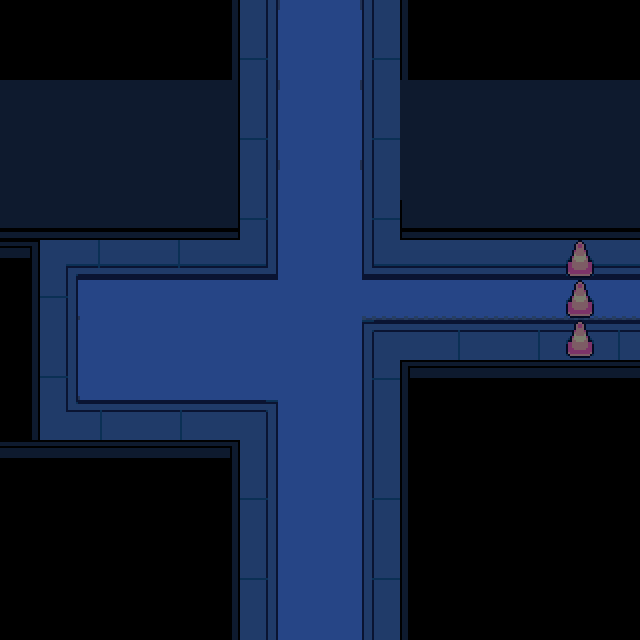

A level layout from a 2D game, rendered from its tile map. Below: a short description, then the map file with its tile-grid data intact:
An orthogonal 16x16 tile map with 40x40 px tiles, 3 tile layers (Tile Layer 1, Tile Layer 2, Tile Layer 3), 2 tilesets and 24 objects (4x transition, 2x interactable, spawn, entry_2, entry_1, ...).

<map version="1.9" tiledversion="1.9.0" orientation="orthogonal" renderorder="right-down" width="16" height="16" tilewidth="40" tileheight="40" infinite="0" nextlayerid="8" nextobjectid="24">
 <editorsettings>
  <export target="city_entry.lua" format="lua" />
 </editorsettings>
 <properties>
  <property name="border" value="city" />
  <property name="music" value="mementos/mementos" />
 </properties>
 <tileset firstgid="1" source="../tilesets/city_alleyway.tsx" />
 <tileset firstgid="316" source="../tilesets/street_edges.tsx" />
 <layer id="1" name="Tile Layer 1" width="16" height="16">
  <data encoding="csv">
260,260,260,260,260,261,51,128,128,55,259,260,260,260,260,260,
260,260,260,260,260,261,66,128,128,70,259,260,260,260,260,260,
290,290,290,290,290,291,51,128,128,55,275,275,275,275,275,275,
275,275,275,275,275,276,66,128,128,70,275,275,275,275,275,275,
290,290,290,290,290,291,51,128,128,55,275,275,275,275,275,275,
305,305,305,305,305,306,66,128,128,70,304,305,305,305,305,305,
246,36,37,38,37,38,96,128,128,100,101,101,101,101,101,101,
261,137,128,128,128,128,128,128,128,145,147,148,147,148,147,148,
261,122,128,128,128,128,128,157,159,160,162,163,162,163,162,163,
261,137,128,128,128,128,128,172,174,190,244,245,245,245,245,245,
261,152,154,155,154,155,156,187,189,175,259,260,260,260,260,260,
245,245,245,245,245,246,171,202,159,175,259,260,260,260,260,260,
260,260,260,260,260,261,186,172,174,190,259,260,260,260,260,260,
260,260,260,260,260,261,201,187,189,175,259,260,260,260,260,260,
260,260,260,260,260,261,186,202,204,190,259,260,260,260,260,260,
260,260,260,260,260,261,201,203,203,205,259,260,260,260,260,260
</data>
 </layer>
 <layer id="2" name="Tile Layer 2" width="16" height="16">
  <data encoding="csv">
0,0,0,0,0,0,0,0,0,0,0,0,0,0,0,0,
0,0,0,0,0,0,0,0,0,0,0,0,0,0,0,0,
0,0,0,0,0,0,0,0,0,0,0,0,0,0,0,0,
0,0,0,0,0,0,0,0,0,0,0,0,0,0,0,0,
0,0,0,0,0,0,0,0,0,0,0,0,0,0,0,0,
0,0,0,0,0,0,0,0,0,0,0,0,0,0,0,0,
0,0,0,0,0,0,0,0,0,0,0,0,0,0,0,0,
0,0,0,0,0,0,0,0,0,0,0,0,0,0,0,0,
0,0,0,0,0,0,0,0,0,0,0,0,0,0,0,0,
0,0,0,0,0,0,0,0,0,0,0,0,0,0,0,0,
0,0,0,0,0,0,0,0,0,0,0,0,0,0,0,0,
0,0,0,0,0,0,0,0,0,0,0,0,0,0,0,0,
0,0,0,0,0,0,0,0,0,0,0,0,0,0,0,0,
0,0,0,0,0,0,0,0,0,0,0,0,0,0,0,0,
0,0,0,0,0,0,0,0,0,0,0,0,0,0,0,0,
0,0,0,0,0,0,0,0,0,0,0,0,0,0,0,0
</data>
 </layer>
 <objectgroup id="3" name="Objects_2">
  <object id="1" gid="229" x="180" y="331" width="40" height="40" />
  <object id="2" gid="229" x="43" y="432" width="40" height="40" />
 </objectgroup>
 <layer id="4" name="Tile Layer 3" width="16" height="16">
  <data encoding="csv">
0,0,0,0,0,0,0,0,0,0,0,0,0,0,0,0,
0,0,0,0,0,0,0,0,0,0,0,0,0,0,0,0,
0,0,0,0,0,0,0,0,0,0,0,0,0,0,0,0,
0,0,0,0,0,0,0,0,0,0,0,0,0,0,0,0,
0,0,0,0,0,0,0,0,0,0,0,0,0,0,0,0,
0,0,0,0,0,0,0,0,0,0,0,0,0,0,0,0,
0,0,0,0,0,0,0,0,0,0,0,0,0,0,229,0,
0,0,0,0,0,0,0,0,0,0,0,0,0,0,229,0,
0,0,0,0,0,0,0,0,0,0,0,0,0,0,229,0,
0,0,0,0,0,0,0,0,0,0,0,0,0,0,0,0,
0,0,0,0,0,0,0,0,0,0,0,0,0,0,0,0,
0,0,0,0,0,0,0,0,0,0,0,0,0,0,0,0,
0,0,0,0,0,0,0,0,0,0,0,0,0,0,0,0,
0,0,0,0,0,0,0,0,0,0,0,0,0,0,0,0,
0,0,0,0,0,0,0,0,0,0,0,0,0,0,0,0,
0,0,0,0,0,0,0,0,0,0,0,0,0,0,0,0
</data>
 </layer>
 <objectgroup color="#0000ff" id="5" name="collision">
  <object id="3" x="400" y="0" height="240" />
  <object id="4" x="400" y="240" width="240" />
  <object id="5" x="400" y="360" width="240" />
  <object id="6" x="400" y="360" height="280" />
  <object id="7" x="240" y="440" height="200" />
  <object id="8" x="40" y="440" width="200" />
  <object id="10" x="40" y="240" height="200" />
  <object id="11" x="40" y="240" width="200" />
  <object id="12" x="240" y="0" height="240" />
  <object id="22" x="560" y="240" width="40" height="120" />
  <object id="24" x="188" y="309" width="24" height="20" />
  <object id="25" x="51" y="410" width="24" height="20" />
 </objectgroup>
 <objectgroup color="#ff00ff" id="7" name="Objects">
  <object id="19" name="transition" x="240" y="-40" width="160" height="40">
   <properties>
    <property name="map" value="room_prefountain" />
    <property name="marker" value="entry" />
   </properties>
  </object>
  <object id="20" name="transition" x="240" y="640" width="160" height="40">
   <properties>
    <property name="map" value="spamroom" />
    <property name="marker" value="entry1" />
   </properties>
  </object>
  <object id="23" name="interactable" x="560" y="240" width="40" height="120">
   <properties>
    <property name="text1" value="* Cognitive distortion can be seen in the distance." />
    <property name="text2" value="* You should return later." />
   </properties>
  </object>
 </objectgroup>
 <objectgroup color="#7f00ff" id="6" name="markers">
  <object id="14" name="spawn" x="320" y="360">
   <point />
  </object>
  <object id="16" name="entry_2" x="320" y="80">
   <point />
  </object>
  <object id="17" name="entry_1" x="320" y="600">
   <point />
  </object>
  <object id="18" name="entry_3" x="550" y="300">
   <point />
  </object>
 </objectgroup>
 <objectgroup color="#5500ff" id="7" name="Objects">
  <object id="19" name="transition" x="240" y="-20" width="160" height="40">
   <properties>
    <property name="map" value="room_prefountain" />
    <property name="marker" value="entry" />
   </properties>
  </object>
  <object id="20" name="transition" x="240" y="620" width="160" height="40">
   <properties>
    <property name="map" value="spamroom" />
    <property name="marker" value="entry1" />
   </properties>
  </object>
  <object id="23" name="interactable" x="560" y="240" width="40" height="120">
   <properties>
    <property name="text1" value="* Cognitive distortion can be seen in the distance." />
    <property name="text2" value="* You should return later." />
   </properties>
  </object>
 </objectgroup>
</map>
